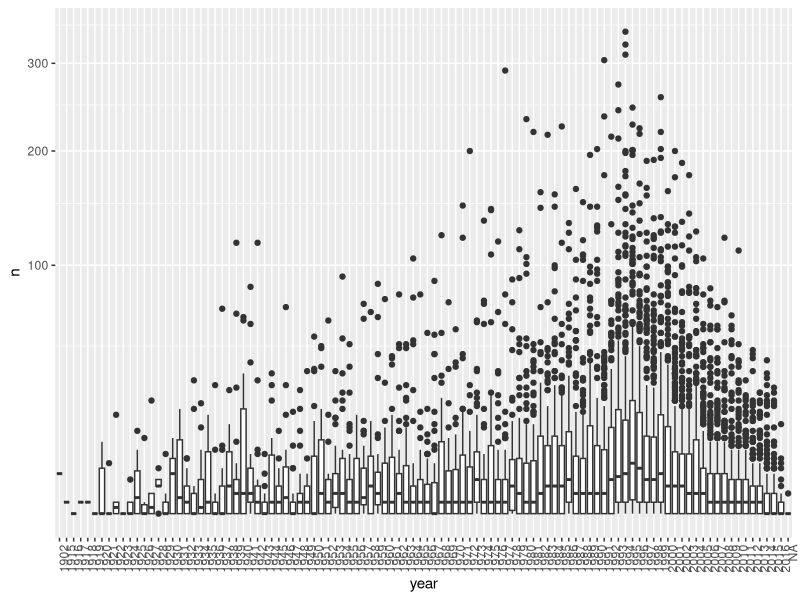
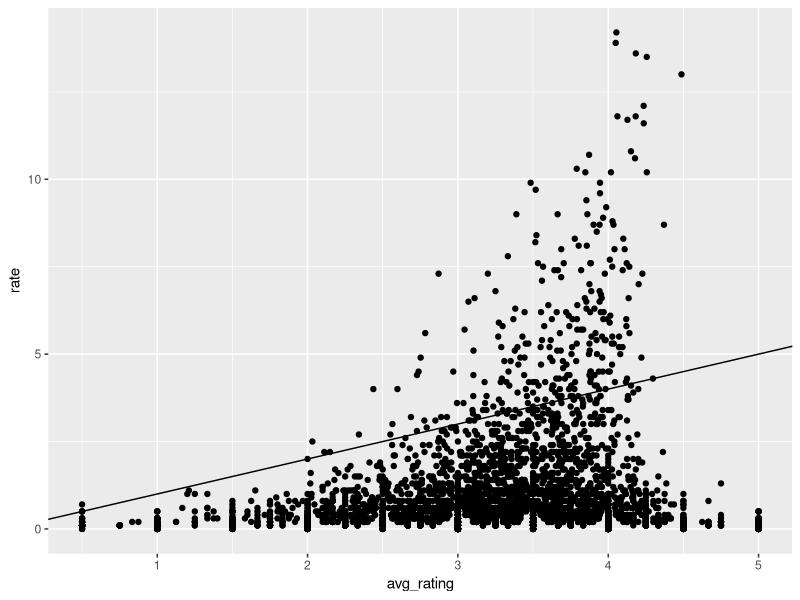
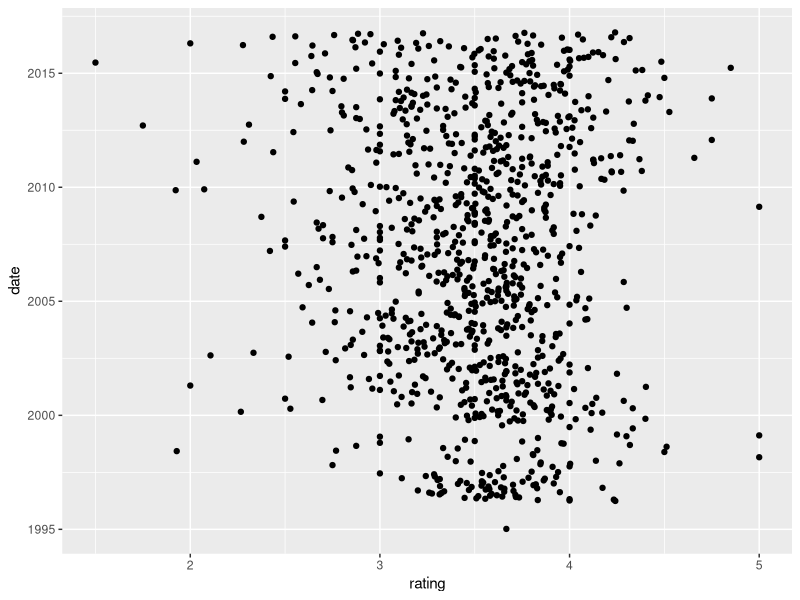

The R source for these figures, in order:
library(tidyverse)
library(lubridate)
library(dslabs)
data("movielens")

# Compute the number of ratings for each movie
# then plot it against the year the movie came out using a boxplot for each year
# Use the square root transformation on the y-axis (number of ratings)
movielens %>% 
  group_by(year) %>%
  summarise(n_rating = sqrt(n_distinct(userId))) %>%
  arrange(desc(n_rating)) %>%
  head(1) %>% 
  pull(year)

movielens %>% group_by(movieId) %>%
  summarize(n = n(), year = as.character(first(year))) %>%
  qplot(year, n, data = ., geom = "boxplot") +
  coord_trans(y = "sqrt") +
  theme(axis.text.x = element_text(angle = 90, hjust = 1))

# Among movies that came out in 1993 or later,
# select the top 25 movies with the highest average number of ratings per year (n/year)
# caculate the average rating of each of them
# To calculate number of ratings per year, use 2018 as the end year
movielens %>% 
  filter(year >= 1993) %>%
  group_by(movieId) %>%
  summarize(n = n(), years = 2018 - first(year),
            title = title[1],
            rating = mean(rating)) %>%
  mutate(rate = n/years) %>%
  top_n(25, rate) %>%
  arrange(desc(rate))

#  most frequently rated movies tend to have above average ratings
# This is not surprising: more people watch popular movies
# to confirm this, stratify the post-1993 movies by ratings per year and compute their average ratings.
movielens %>%
  filter(year >1993) %>%
  group_by(movieId) %>%
  summarise(n = n(), years = 2018 - first(year),
            title = title[1],
            avg_rating = mean(rating)) %>%
  mutate(rate = round(n/years, 1)) %>%
  ggplot(aes(avg_rating, rate)) +
  geom_point() +
  geom_abline()

# Create a new column date with the date
library(lubridate)
movielens <- mutate(movielens, date = as_datetime(timestamp))

# Compute the average rating for each week and plot this average against date
movielens %>%
  mutate(date = round_date(date, unit = "week")) %>%
  group_by(date) %>%
  summarise(rating = mean(rating)) %>%
  ggplot(aes(rating, date)) +
  geom_point() +
  geom_abline()
